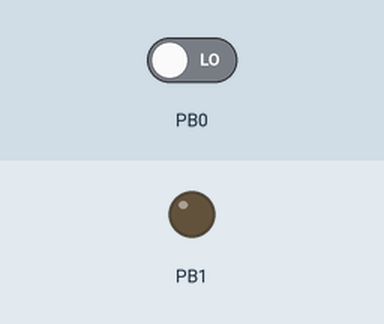
Bench run of a program on a simulated ATmega328P, built with avr-gcc and emulated at 16 MHz. Shown: output pins drawn as LEDs (lit = HIGH). The test bench sets the inputs (shaded band); at power-on: PB0 LOW.

Above: at 1.2 s.
1.3 s: PB0 driven HIGH
At 1.6 s:
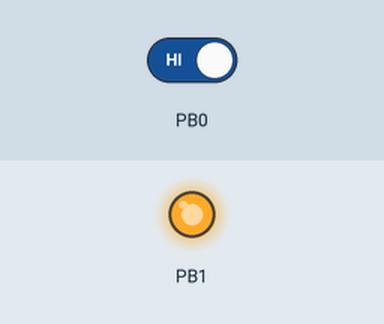
2.8 s: PB0 driven LOW
At 3.9 s:
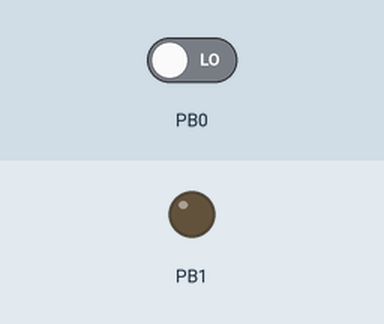
Timing chart, 0 to 5.8 s (numbered marks = the images above; inputs shaded):
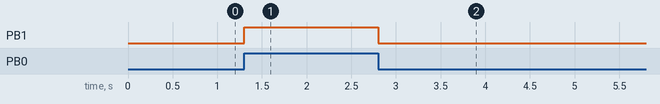

The program:

main.c
```c
/*
 * control-2-leds-button.c
 *
 * Created: 3/26/2024 3:20:14 PM
 * Author : Vick
 */
#define F_CPU 16000000UL
#include <avr/io.h>
#include <util/delay.h>


int main(void)
{
    /* Replace with your application code */
	DDRB |= (1 << DDB1);
	DDRB &=~ (1 << DDB0);
    while (1)
    {
		if((PINB & (1 << PINB0)))


		{
			PORTB |= (1 << PINB1) ;
		}
		else
		{
			PORTB &= ~(1 << PINB1) ;
		}
    }
}
```

Measured:
- after the input at 1.3 s, PB1: LOW → HIGH at once
- after the input at 2.8 s, PB1: HIGH → LOW at once
